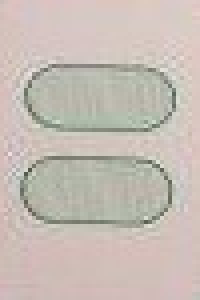
#> input picture colour-detect/2GHP.jpg, 50 x 75 px, given in place of colour-detect, which was not available (shown 4 times larger)
$ python detector.py colour-detect
#> lines starting #> are read from the running program, lines starting #| are printed output that depends on the picture; after the words box and inside, x2 and y2 are one past the last pixel; in counts of white or black regions, pixels touching at a corner belong together; pictures that were not available may be replaced by others from this repository, and a replacement may not be noted
#!/usr/bin/python3

from matplotlib import pyplot as plt
import numpy as np
import argparse
import cv2
import operator


colour_bands = [
    ('r', [200,50,50])
]


def main():
    parser = argparse.ArgumentParser()
    parser.add_argument('images', nargs='+', help='Path to the image')
    args = vars(parser.parse_args())
    for file in args['images']:
        detect(file)
#> in detect, image is the input picture: shape (75, 50, 3); mean B, G, R 181, 188.9, 198.5
#> in detect, `hsv = cv2.cvtColor(image, cv2.COLOR_BGR2HSV)`: hsv: shape (75, 50, 3); mean H, S, V 21.5, 23.5, 199.5


def plot(file, channel_names, image):
    label = ''.join(channel_names)
    plt.figure()
    plt.title(f'{label} Histogram')
    plt.xlabel('Bins')
    plt.ylabel('# of Pixels')

    image_channels = cv2.split(image)
    for (channel, name) in zip(image_channels, channel_names):
        cv2.imwrite(f'{file}.{label}-{name}.png', channel)

    for i, channel in enumerate(channel_names):
        hist = cv2.calcHist([image], [i], None, [256], [0, 256])
        plt.plot(hist, label=channel)
        plt.xlim([0, 256])
    plt.legend()
    plt.savefig(f'{file}.{label}.png')
    plt.close()


def kill_whitey(image):
    # gray = cv2.cvtColor(image, cv2.COLOR_BGR2GRAY)
    # ycrcb = cv2.cvtColor(image, cv2.COLOR_BGR2YCrCb)
    # (y, cr, cb) = cv2.split(ycrcb)
    # hsv = cv2.cvtColor(image, cv2.COLOR_BGR2HSV)
    # (h, s, v) = cv2.split(hsv)
    lab = cv2.cvtColor(image, cv2.COLOR_BGR2LAB)
#> lab: shape (75, 50, 3); mean of channels 0, 1, 2 196.7, 130, 133.1
    (l, _, _) = cv2.split(lab)
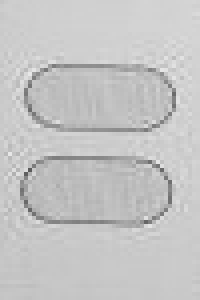
#> l: shape (75, 50) (shown 4 times larger); min 91, max 231, mean 196.7
    # ret, thresh = cv2.threshold(y, 200, 255, cv2.THRESH_BINARY)
    _, thresh = cv2.threshold(l, 180, 255, cv2.THRESH_BINARY)
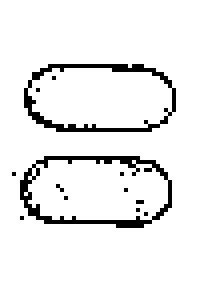
#> thresh: shape (75, 50) (shown 4 times larger); 92.7% white; black in thin lines or dots, all inside (x1, y1, x2, y2) = (3, 16, 44, 57)
    return thresh

def hue_to_colour(hue):
    if hue < 20:
        return 'R'
    if hue < 100:
        return 'G'
    return 'B'


def detect(file):
    print(file)
    image = cv2.imread(file)
    # [6 lines of commented-out code are left out]

    hsv = cv2.cvtColor(image, cv2.COLOR_BGR2HSV)

    thresh = kill_whitey(image)
    mask = cv2.bitwise_not(thresh)

    plt.figure()
    plt.title(f'Masked HSV Histogram')
    plt.xlabel('Bins')
    plt.ylabel('# of Pixels')
    for i, channel in enumerate(('h', 's', 'v')):
        hist = cv2.calcHist([hsv], [i], mask, [256], [0, 256])
        plt.plot(hist, label=channel)
        plt.xlim([0, 256])
    plt.legend()
    plt.savefig(f'{file}.masked.plot.png')
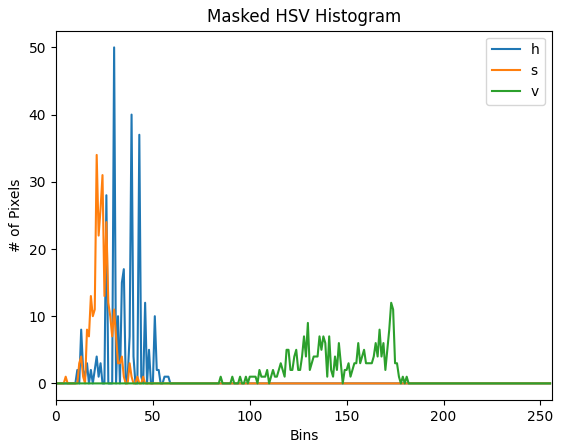
#> figure drawn by matplotlib, 1 panel; curve peaks at x = 30, y = 50; curve peaks at x = 21, y = 34; curve peaks at x = 173, y = 12
    plt.close()

    image[thresh == 255] = 0
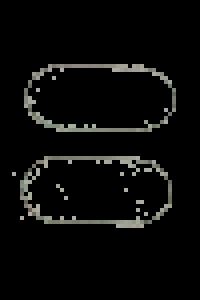
#> image: shape (75, 50, 3) (shown 4 times larger); mean B, G, R 9.6, 10.5, 10.3
    cv2.imwrite(file + '.masked.png', image)

    score = {'R': 0, 'G': 0, 'B': 0}
    for (image_row, mask_row) in zip(hsv, mask):
        for (image_px, mask_px) in zip(image_row, mask_row):
            if mask_px:
                colour = hue_to_colour(image_px[0])
                score[colour] += 1
#> this loop made 75 passes
#> after the loop, score = {'R': 18, 'G': 254, 'B': 0}

    print(score)
#| {'R': 18, 'G': 254, 'B': 0}
    print(max(score.items(), key=operator.itemgetter(1))[0])
#| G


    # print(masked)
    # plot(file + '2', ('h', 's', 'v'), cv2.cvtColor(masked, cv2.COLOR_BGR2HSV))


if __name__ == "__main__":
    main()


# [46 lines of commented-out code are left out]

$ run again, on colour-detect/3BFD.jpg
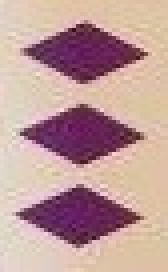
#> input picture colour-detect/3BFD.jpg, 42 x 68 px, given in place of colour-detect, which was not available (shown 4 times larger)
#> in detect, image is the input picture: shape (68, 42, 3); mean B, G, R 153.4, 155.7, 190.4
#> hsv: shape (68, 42, 3); mean H, S, V 64.6, 76.2, 190.4
#> lab: shape (68, 42, 3); mean of channels 0, 1, 2 170.3, 141.1, 133.9
#> in kill_whitey, `_, thresh = cv2.threshold(l, 180, 255, cv2.THRESH_BINARY)`:
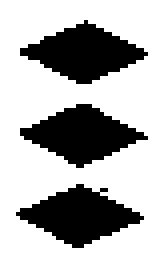
#> thresh: shape (68, 42) (shown 4 times larger); 71.1% white; 3 black regions, box (x1, y1, x2, y2) and area: (5, 5, 37, 21) 276, (5, 26, 37, 42) 274, (4, 46, 36, 62) 274
#> in detect, `image[thresh == 255] = 0`:
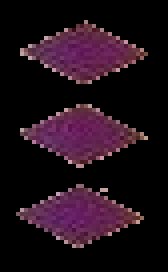
#> image: shape (68, 42, 3) (shown 4 times larger); mean B, G, R 24.9, 14.8, 31
#> the loop in detect, `for (image_row, mask_row) in zip(hsv, mask):` made 68 passes
#> after the loop in detect, `for (image_row, mask_row) in zip(hsv, mask):`: score = {'R': 24, 'G': 0, 'B': 800}
#| {'R': 24, 'G': 0, 'B': 800}
#| B

$ run again, on colour-detect/3GFW.jpg
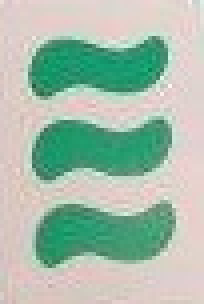
#> input picture colour-detect/3GFW.jpg, 51 x 76 px, given in place of colour-detect, which was not available (shown 4 times larger)
#> in detect, image is the input picture: shape (76, 51, 3); mean B, G, R 171.9, 188.6, 166.2
#> hsv: shape (76, 51, 3); mean H, S, V 42.5, 65.3, 197.1
#> lab: shape (76, 51, 3); mean of channels 0, 1, 2 191, 118.2, 135.1
#> in kill_whitey, `_, thresh = cv2.threshold(l, 180, 255, cv2.THRESH_BINARY)`:
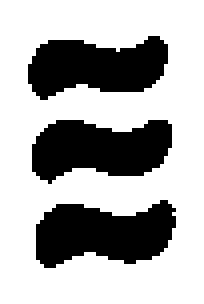
#> thresh: shape (76, 51) (shown 4 times larger); 68.6% white; 3 black regions, box (x1, y1, x2, y2) and area: (9, 50, 44, 67) 421, (8, 30, 43, 46) 405, (7, 9, 42, 25) 392
#> in detect, `image[thresh == 255] = 0`:
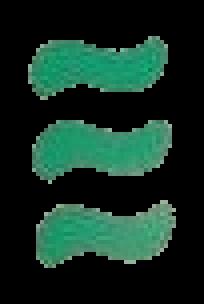
#> image: shape (76, 51, 3) (shown 4 times larger); mean B, G, R 35.1, 46.5, 18.6
#> the loop in detect, `for (image_row, mask_row) in zip(hsv, mask):` made 76 passes
#> after the loop in detect, `for (image_row, mask_row) in zip(hsv, mask):`: score = {'R': 0, 'G': 1218, 'B': 0}
#| {'R': 0, 'G': 1218, 'B': 0}
#| G
